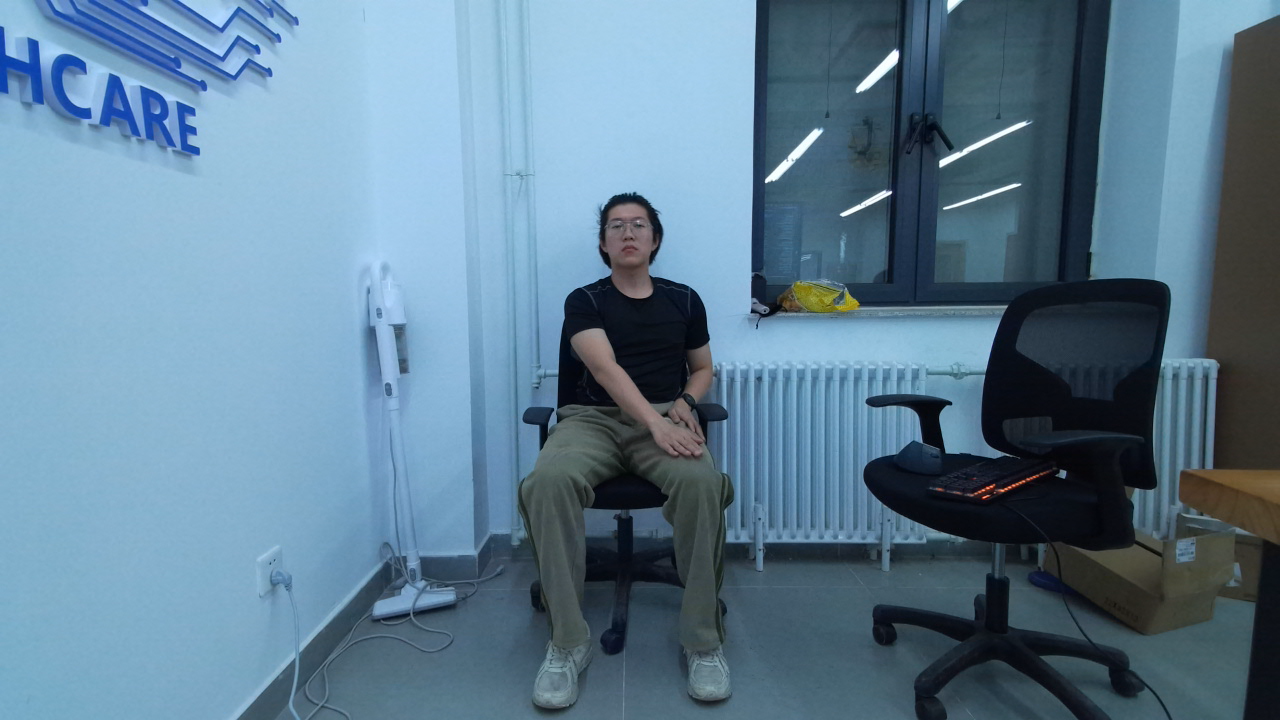
#> input picture data_1_design/step2_1_Beginning_rgb_2.png, 1280 x 720 px, found by its file name
$ python '240415_RGB图像通道拆分.py'
#> lines starting #> are read from the running program, lines starting #| are printed output that depends on the picture
import cv2

image = cv2.imread('step2_1_Beginning_rgb_2.png')
#> image is the input picture: shape (720, 1280, 3); mean B, G, R 146.1, 125.2, 94.8

# 获取每个通道的值
blue_channel = image[:, :, 0]
green_channel = image[:, :, 1]
red_channel = image[:, :, 2]
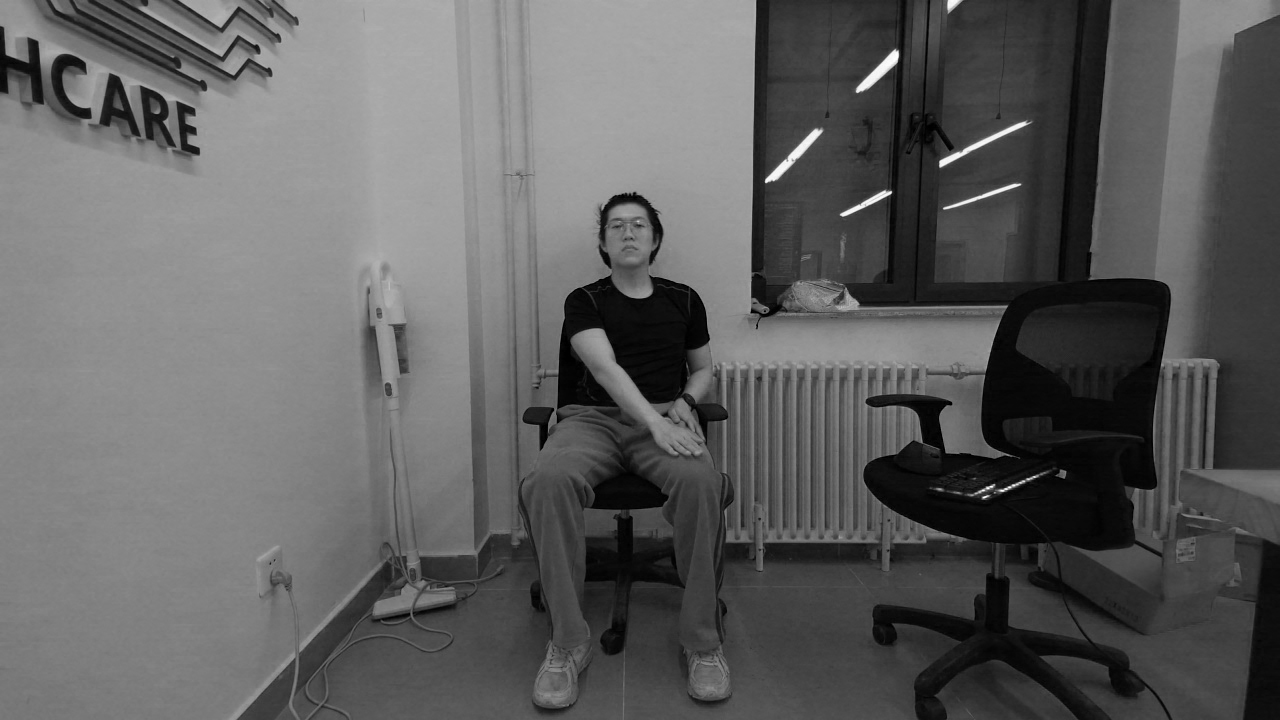
#> red_channel: shape (720, 1280); min 0, max 255, mean 94.8

# 创建彩色图像，每个通道的值设置为0
blue_img = image.copy()
blue_img[:, :, 1] = 0  # 将绿色通道设为0
blue_img[:, :, 2] = 0  # 将红色通道设为0
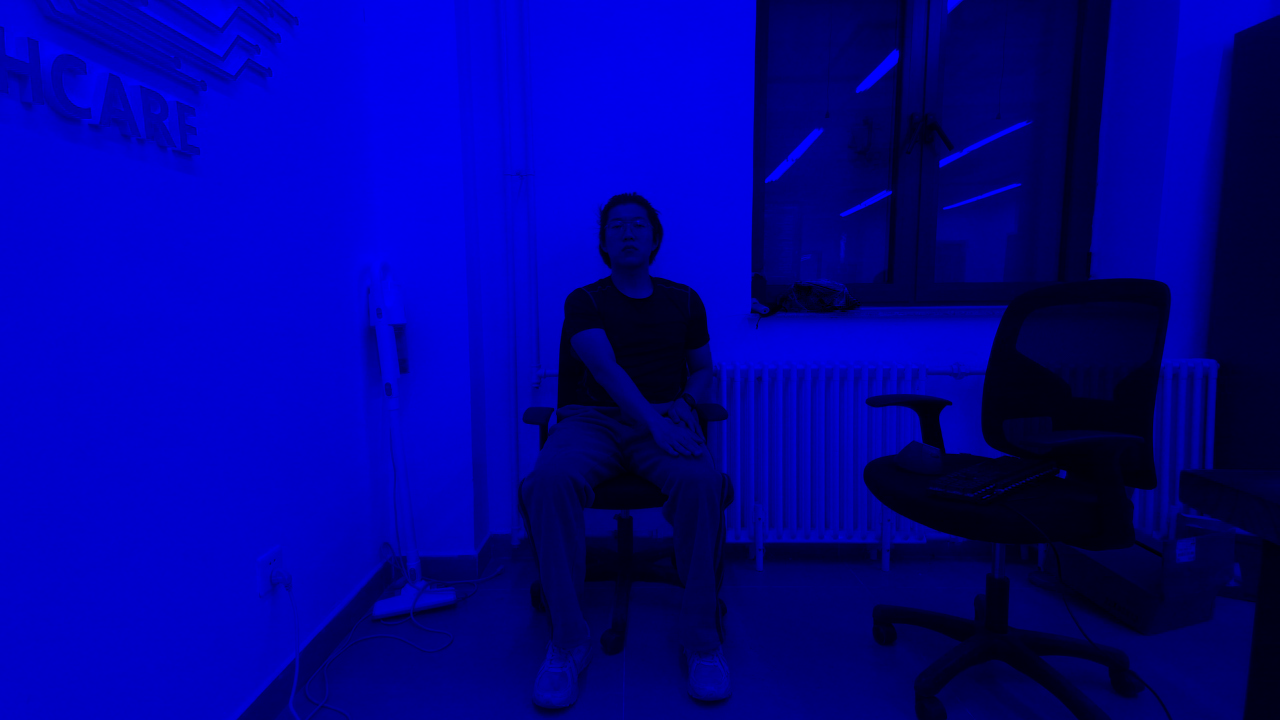
#> blue_img: shape (720, 1280, 3); mean B, G, R 146.1, 0, 0

green_img = image.copy()
green_img[:, :, 0] = 0  # 将蓝色通道设为0
green_img[:, :, 2] = 0  # 将红色通道设为0
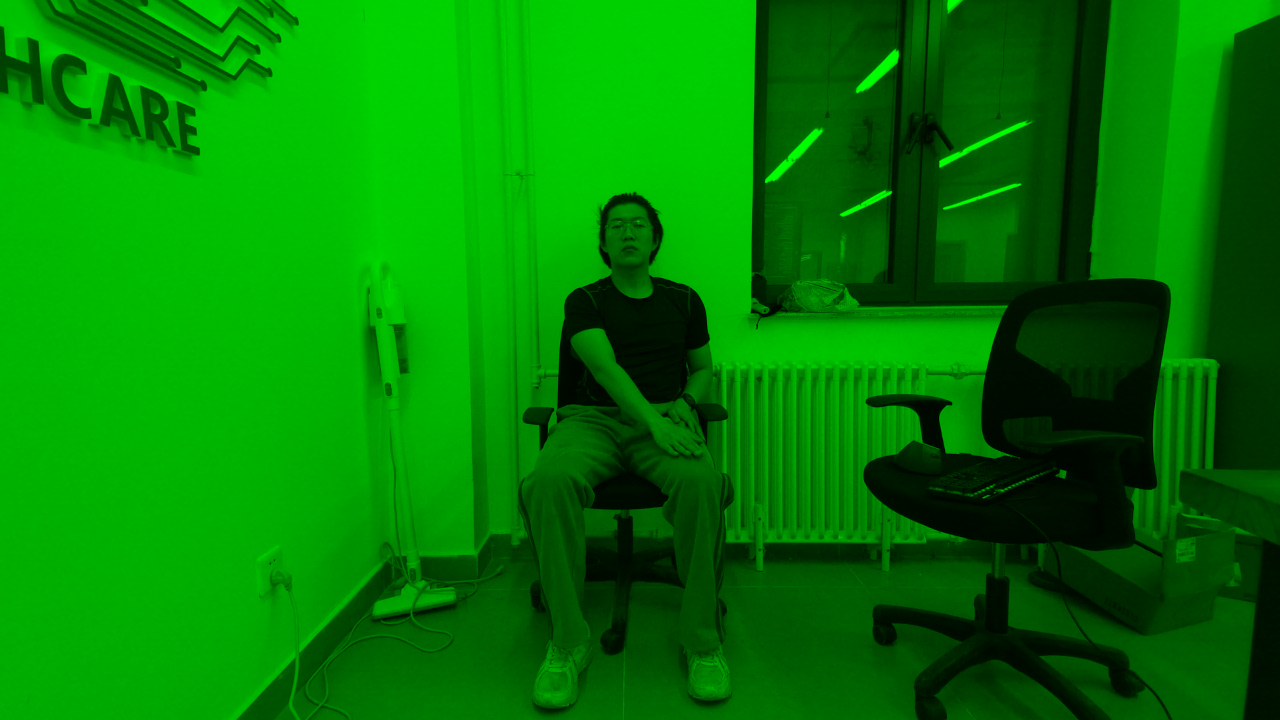
#> green_img: shape (720, 1280, 3); mean B, G, R 0, 125.2, 0

red_img = image.copy()
red_img[:, :, 0] = 0  # 将蓝色通道设为0
red_img[:, :, 1] = 0  # 将绿色通道设为0
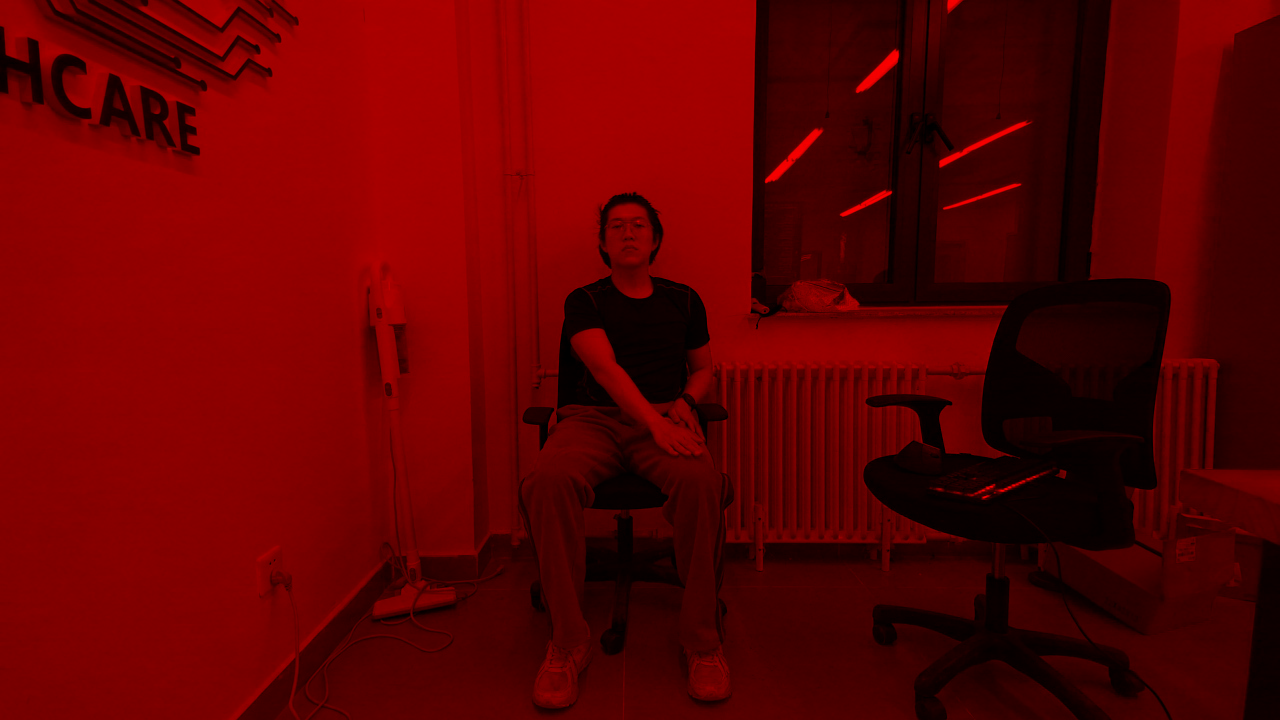
#> red_img: shape (720, 1280, 3); mean B, G, R 0, 0, 94.8

# 显示每个通道的彩色图像
cv2.imshow("Blue Channel", blue_img)
cv2.imshow("Green Channel", green_img)
cv2.imshow("Red Channel", red_img)

# 等待按下任意键退出窗口
cv2.waitKey(0)
cv2.destroyAllWindows()

$ run again, with data_1_design/step1_SitPosition_depth_2.png copied over data_1_design/step2_1_Beginning_rgb_2.png
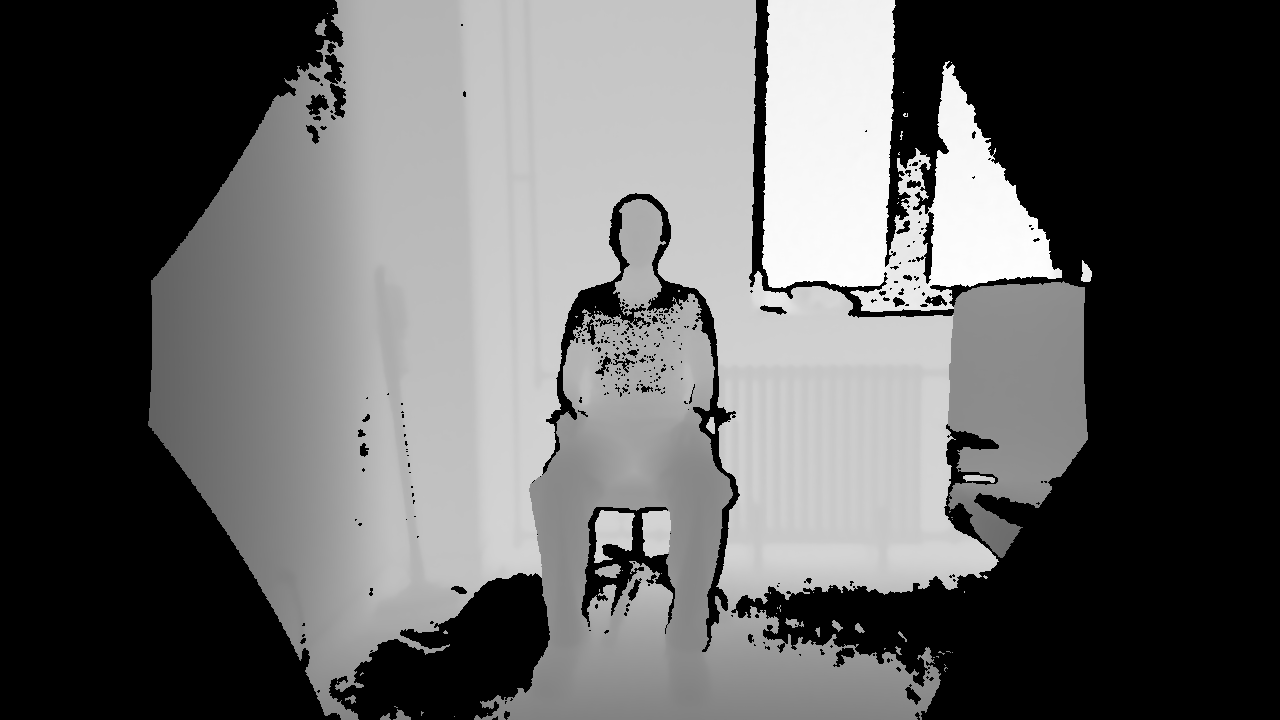
#> input picture data_1_design/step1_SitPosition_depth_2.png, 1280 x 720 px, found by its file name
#> image is the input picture: shape (720, 1280, 3); min 0, max 255, mean 97.2
#> `green_img[:, :, 2] = 0`:
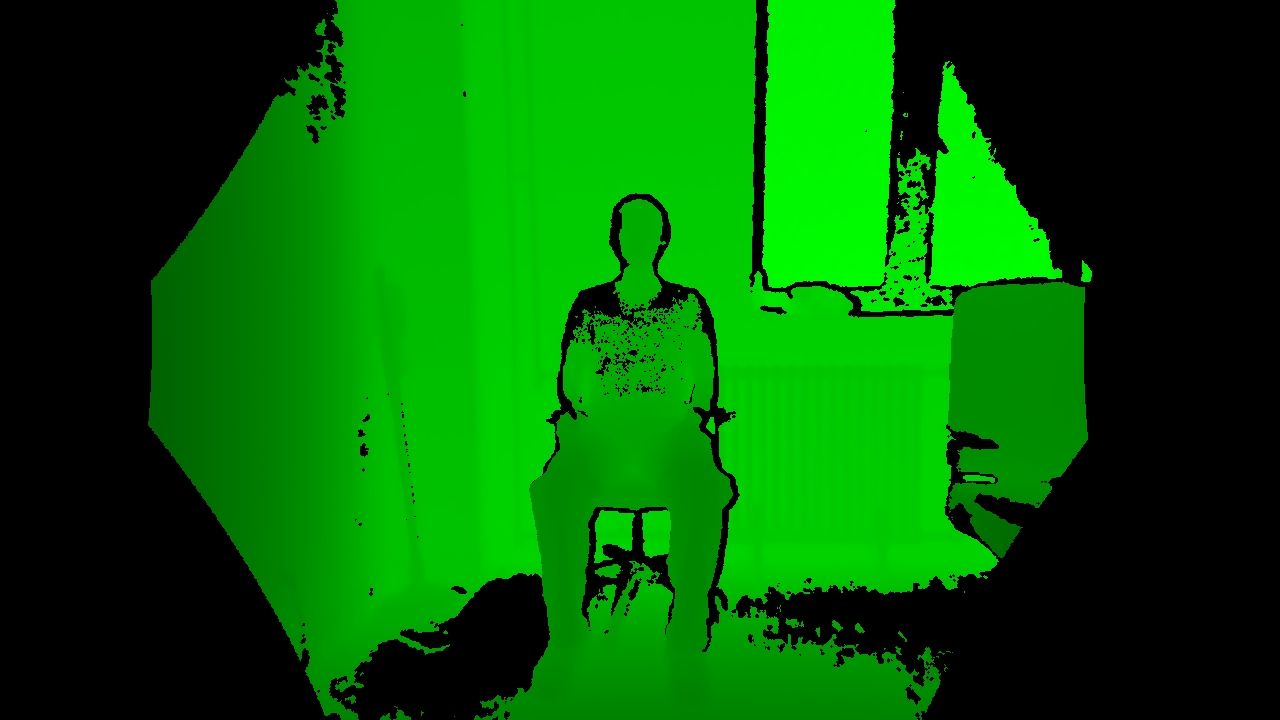
#> green_img: shape (720, 1280, 3); mean B, G, R 0, 97.2, 0
#> `red_img[:, :, 1] = 0`:
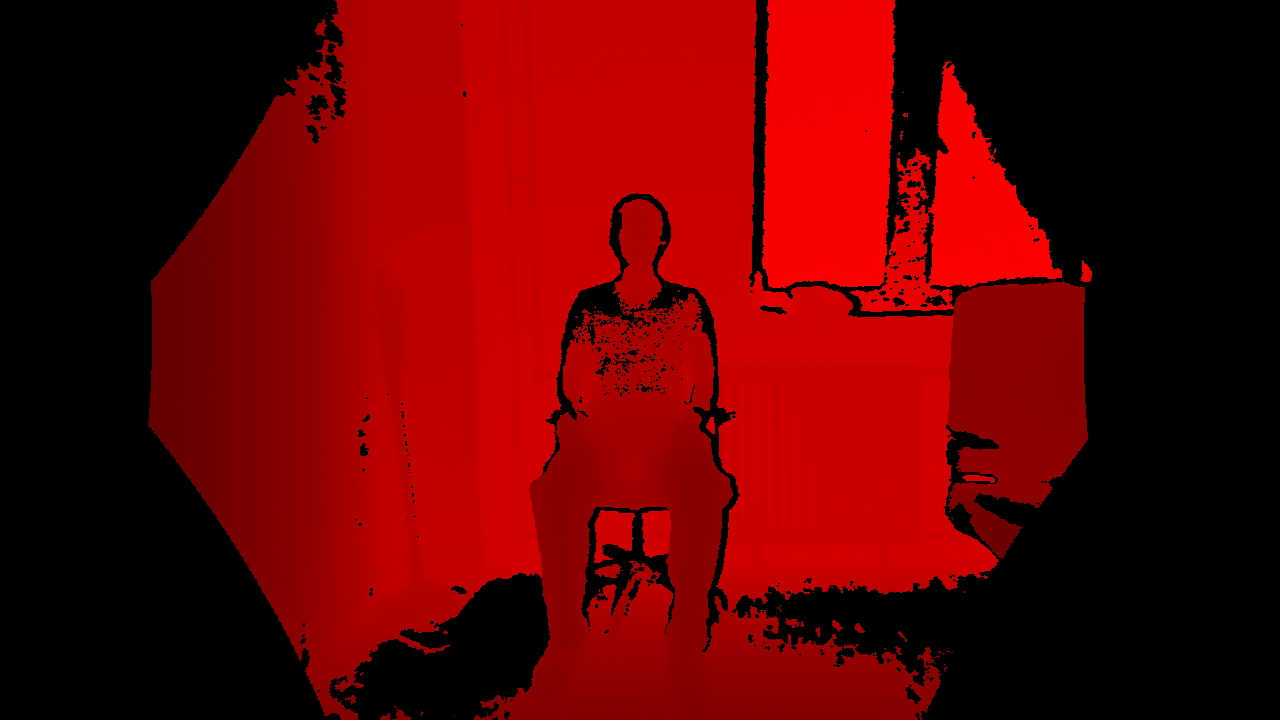
#> red_img: shape (720, 1280, 3); mean B, G, R 0, 0, 97.2

$ run again, with data_1_design/step1_SitPosition_ir_2.png copied over data_1_design/step2_1_Beginning_rgb_2.png
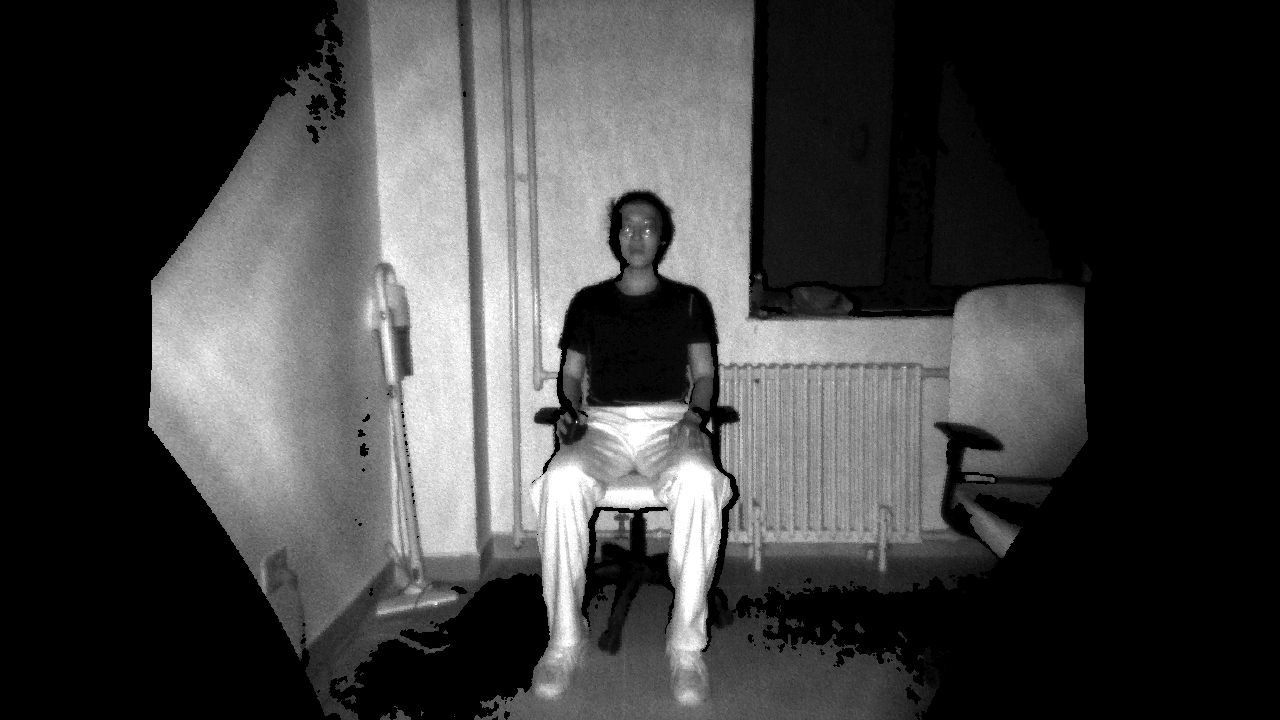
#> input picture data_1_design/step1_SitPosition_ir_2.png, 1280 x 720 px, found by its file name
#> image is the input picture: shape (720, 1280, 3); min 0, max 255, mean 64.6
#> `green_img[:, :, 2] = 0`:
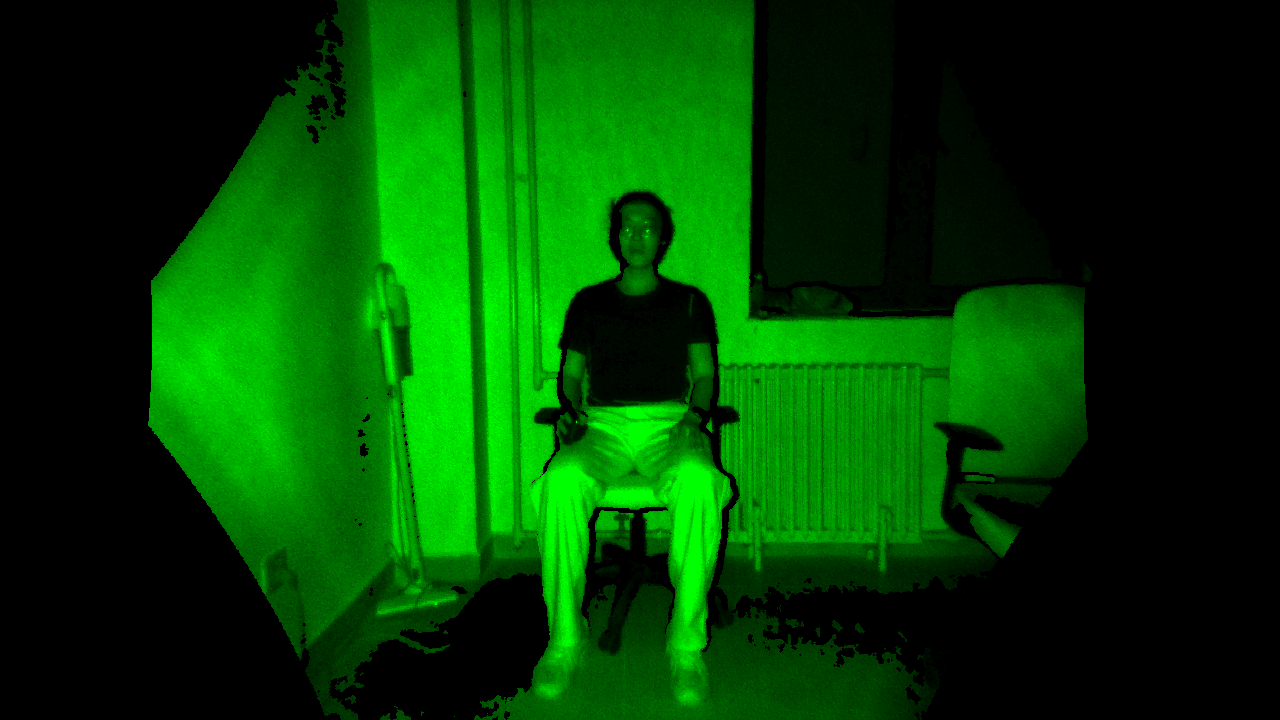
#> green_img: shape (720, 1280, 3); mean B, G, R 0, 64.6, 0
#> `red_img[:, :, 1] = 0`:
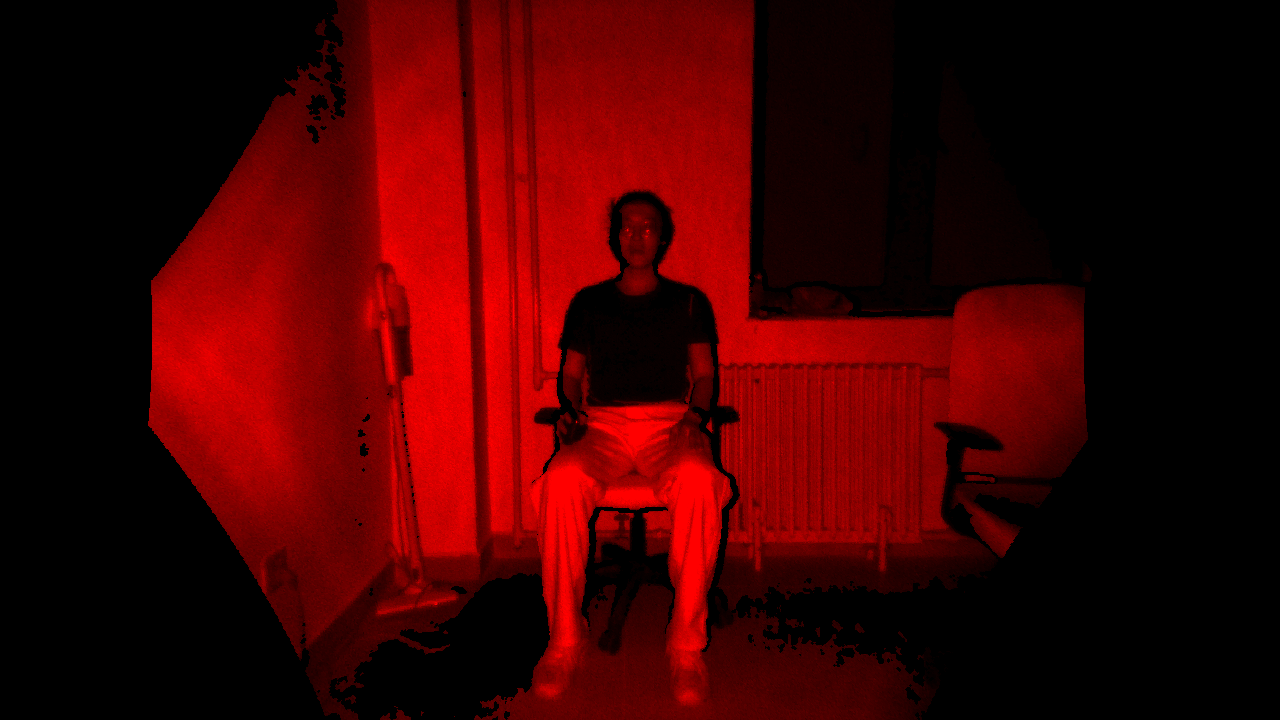
#> red_img: shape (720, 1280, 3); mean B, G, R 0, 0, 64.6
